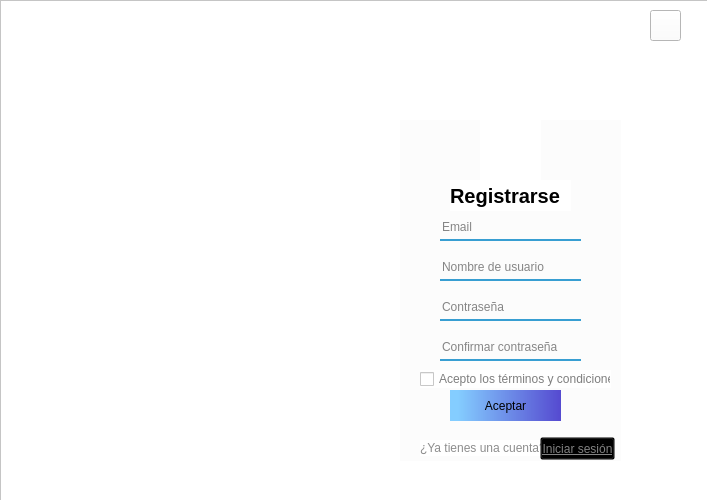
<?xml version="1.0" encoding="UTF-8"?>
<ui version="4.0">
 <class>containerRegister</class>
 <widget class="QWidget" name="containerRegister">
  <property name="geometry">
   <rect>
    <x>0</x>
    <y>0</y>
    <width>707</width>
    <height>500</height>
   </rect>
  </property>
  <property name="windowTitle">
   <string>Form</string>
  </property>
  <property name="styleSheet">
   <string notr="true"/>
  </property>
  <widget class="QFrame" name="principalRegister">
   <property name="geometry">
    <rect>
     <x>0</x>
     <y>0</y>
     <width>711</width>
     <height>501</height>
    </rect>
   </property>
   <property name="styleSheet">
    <string notr="true">background-color: rgb(255, 255, 255);
</string>
   </property>
   <property name="frameShape">
    <enum>QFrame::StyledPanel</enum>
   </property>
   <property name="frameShadow">
    <enum>QFrame::Raised</enum>
   </property>
   <widget class="QLabel" name="logoRegister">
    <property name="geometry">
     <rect>
      <x>20</x>
      <y>10</y>
      <width>51</width>
      <height>51</height>
     </rect>
    </property>
    <property name="styleSheet">
     <string notr="true">border-image: url(:/imagenes/logoUniConnect.png);</string>
    </property>
    <property name="text">
     <string/>
    </property>
   </widget>
   <widget class="QLabel" name="fondoAzulRegister">
    <property name="geometry">
     <rect>
      <x>40</x>
      <y>90</y>
      <width>621</width>
      <height>391</height>
     </rect>
    </property>
    <property name="styleSheet">
     <string notr="true">border-image: url(:/imagenes/FondoDegradado.png);
</string>
    </property>
    <property name="text">
     <string/>
    </property>
   </widget>
   <widget class="QLabel" name="cuadroPequennoRegistro">
    <property name="geometry">
     <rect>
      <x>400</x>
      <y>120</y>
      <width>221</width>
      <height>341</height>
     </rect>
    </property>
    <property name="font">
     <font>
      <stylestrategy>PreferDefault</stylestrategy>
     </font>
    </property>
    <property name="styleSheet">
     <string notr="true">
background-color: rgb(252, 252, 252);
</string>
    </property>
    <property name="frameShape">
     <enum>QFrame::NoFrame</enum>
    </property>
    <property name="text">
     <string/>
    </property>
   </widget>
   <widget class="QLineEdit" name="cajaEmailRegister">
    <property name="geometry">
     <rect>
      <x>440</x>
      <y>220</y>
      <width>141</width>
      <height>21</height>
     </rect>
    </property>
    <property name="styleSheet">
     <string notr="true">background-color: rgba(0,0, 0, 0);
border:none;
border-bottom:2px solid rgba(55, 158, 210);
color:rgba(0,0,0,240);
padding-bottom:7px;</string>
    </property>
    <property name="placeholderText">
     <string>Email</string>
    </property>
   </widget>
   <widget class="QLabel" name="dibujoPersonasRegister">
    <property name="geometry">
     <rect>
      <x>100</x>
      <y>140</y>
      <width>261</width>
      <height>221</height>
     </rect>
    </property>
    <property name="styleSheet">
     <string notr="true">border-image: url(:/imagenes/logoSinFondo.png);
background-color: transparent;
</string>
    </property>
    <property name="text">
     <string/>
    </property>
   </widget>
   <widget class="QLineEdit" name="cajaContrasennaRegister">
    <property name="geometry">
     <rect>
      <x>440</x>
      <y>300</y>
      <width>141</width>
      <height>21</height>
     </rect>
    </property>
    <property name="acceptDrops">
     <bool>true</bool>
    </property>
    <property name="styleSheet">
     <string notr="true">background-color: rgba(0,0, 0, 0);
border:none;
border-bottom:2px solid rgba(55, 158, 210);
color:rgba(0,0,0,240);
padding-bottom:7px;</string>
    </property>
    <property name="placeholderText">
     <string>Contraseña</string>
    </property>
   </widget>
   <widget class="QLabel" name="textoRegister">
    <property name="geometry">
     <rect>
      <x>450</x>
      <y>180</y>
      <width>121</width>
      <height>31</height>
     </rect>
    </property>
    <property name="font">
     <font>
      <pointsize>15</pointsize>
      <weight>75</weight>
      <bold>true</bold>
     </font>
    </property>
    <property name="styleSheet">
     <string notr="true">border-color: rgb(52, 136, 196);</string>
    </property>
    <property name="text">
     <string>Registrarse</string>
    </property>
   </widget>
   <widget class="QLabel" name="iconoRegister">
    <property name="geometry">
     <rect>
      <x>480</x>
      <y>120</y>
      <width>61</width>
      <height>61</height>
     </rect>
    </property>
    <property name="styleSheet">
     <string notr="true">border-image: url(:/imagenes/agregar-usuario.png);</string>
    </property>
    <property name="text">
     <string/>
    </property>
   </widget>
   <widget class="QPushButton" name="botonAceptarRegister">
    <property name="geometry">
     <rect>
      <x>450</x>
      <y>390</y>
      <width>111</width>
      <height>31</height>
     </rect>
    </property>
    <property name="mouseTracking">
     <bool>true</bool>
    </property>
    <property name="styleSheet">
     <string notr="true">QPushButton{
background-color: qlineargradient(spread:pad, x1:0, y1:0, x2:1, y2:0, stop:0.0681818 rgba(132, 205, 255, 255), stop:1 rgba(85, 74, 208, 255));
font: 75 9pt &quot;Arial&quot;;
border-radius:25px;
}

QPushButton:hover{	
	background-color: qlineargradient(spread:repeat, x1:0, y1:0, x2:1, y2:1, stop:0 rgba(110, 110, 110, 255), stop:1 rgba(255, 255, 255, 255));
	color: rgb(255, 255, 255);
    }
QPushButton:pressed{
	background-color: rgb(60, 193, 231);
	color: rgb(255, 255, 255);
}
	





</string>
    </property>
    <property name="text">
     <string>Aceptar</string>
    </property>
    <property name="autoDefault">
     <bool>false</bool>
    </property>
    <property name="default">
     <bool>false</bool>
    </property>
   </widget>
   <widget class="QLabel" name="esloganRegister">
    <property name="geometry">
     <rect>
      <x>80</x>
      <y>350</y>
      <width>311</width>
      <height>16</height>
     </rect>
    </property>
    <property name="styleSheet">
     <string notr="true">font: 75 13pt &quot;Arial&quot;;
background-color: transparent;
color: rgb(255, 255, 255);</string>
    </property>
    <property name="text">
     <string>&quot; Ordena tu mundo, desata tu potencial &quot;</string>
    </property>
   </widget>
   <widget class="QPushButton" name="iconoVolverAtrasRegister">
    <property name="geometry">
     <rect>
      <x>650</x>
      <y>10</y>
      <width>31</width>
      <height>31</height>
     </rect>
    </property>
    <property name="styleSheet">
     <string notr="true">QPushButton{
	border-image: url(:/imagenes/flecha-hacia-atras (1).png);
background-color: rgb(255, 255, 255);
}

QPushButton:pressed{
	background-color: rgb(230, 237, 253);
	color: rgb(255, 255, 255);
}

QPushButton:hover{
	background-color: qlineargradient(spread:pad, x1:0, y1:0, x2:1, y2:0, stop:0 rgba(0, 0, 0, 255), stop:1 rgba(255, 255, 255, 255));
}
	</string>
    </property>
    <property name="text">
     <string/>
    </property>
   </widget>
   <widget class="QLineEdit" name="cajaUsuarioRegister">
    <property name="geometry">
     <rect>
      <x>440</x>
      <y>260</y>
      <width>141</width>
      <height>21</height>
     </rect>
    </property>
    <property name="styleSheet">
     <string notr="true">background-color: rgba(0,0, 0, 0);
border:none;
border-bottom:2px solid rgba(55, 158, 210);
color:rgba(0,0,0,240);
padding-bottom:7px;</string>
    </property>
    <property name="placeholderText">
     <string>Nombre de usuario</string>
    </property>
   </widget>
   <widget class="QLineEdit" name="cajaContrasenna2Register">
    <property name="geometry">
     <rect>
      <x>440</x>
      <y>340</y>
      <width>141</width>
      <height>21</height>
     </rect>
    </property>
    <property name="acceptDrops">
     <bool>true</bool>
    </property>
    <property name="styleSheet">
     <string notr="true">background-color: rgba(0,0, 0, 0);
border:none;
border-bottom:2px solid rgba(55, 158, 210);
color:rgba(0,0,0,240);
padding-bottom:7px;</string>
    </property>
    <property name="placeholderText">
     <string>Confirmar contraseña</string>
    </property>
   </widget>
   <widget class="QCheckBox" name="termsCondicRegister">
    <property name="geometry">
     <rect>
      <x>420</x>
      <y>370</y>
      <width>191</width>
      <height>18</height>
     </rect>
    </property>
    <property name="styleSheet">
     <string notr="true">font: 75 8pt &quot;Arial&quot;;
color: rgb(126, 126, 126);</string>
    </property>
    <property name="text">
     <string>Acepto los términos y condiciones</string>
    </property>
   </widget>
   <widget class="QLabel" name="enlaceInicioSesionRegister">
    <property name="geometry">
     <rect>
      <x>420</x>
      <y>440</y>
      <width>121</width>
      <height>16</height>
     </rect>
    </property>
    <property name="styleSheet">
     <string notr="true">font: 8pt &quot;Arial&quot;;
color: rgb(141, 141, 141);</string>
    </property>
    <property name="text">
     <string>¿Ya tienes una cuenta?</string>
    </property>
   </widget>
   <widget class="QPushButton" name="linkInicioSesionRegister">
    <property name="geometry">
     <rect>
      <x>540</x>
      <y>437</y>
      <width>75</width>
      <height>23</height>
     </rect>
    </property>
    <property name="styleSheet">
     <string notr="true">QPushButton{
font: 75 8pt &quot;Arial&quot;;
text-decoration: underline;
color: rgb(130, 130, 130);
	background-color: transparent;
}

QPushButton:pressed{
	color: rgb(85, 0, 255);
}</string>
    </property>
    <property name="text">
     <string>Iniciar sesión</string>
    </property>
   </widget>
   <zorder>fondoAzulRegister</zorder>
   <zorder>logoRegister</zorder>
   <zorder>cuadroPequennoRegistro</zorder>
   <zorder>cajaEmailRegister</zorder>
   <zorder>dibujoPersonasRegister</zorder>
   <zorder>cajaContrasennaRegister</zorder>
   <zorder>textoRegister</zorder>
   <zorder>iconoRegister</zorder>
   <zorder>botonAceptarRegister</zorder>
   <zorder>esloganRegister</zorder>
   <zorder>iconoVolverAtrasRegister</zorder>
   <zorder>cajaUsuarioRegister</zorder>
   <zorder>cajaContrasenna2Register</zorder>
   <zorder>termsCondicRegister</zorder>
   <zorder>enlaceInicioSesionRegister</zorder>
   <zorder>linkInicioSesionRegister</zorder>
  </widget>
 </widget>
 <resources>
  <include location="imagenes/res.qrc"/>
 </resources>
 <connections/>
</ui>
